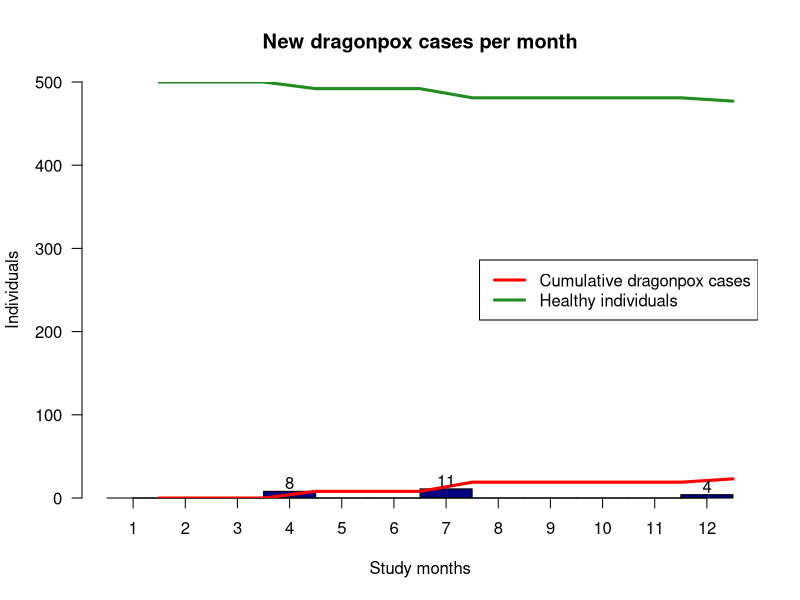
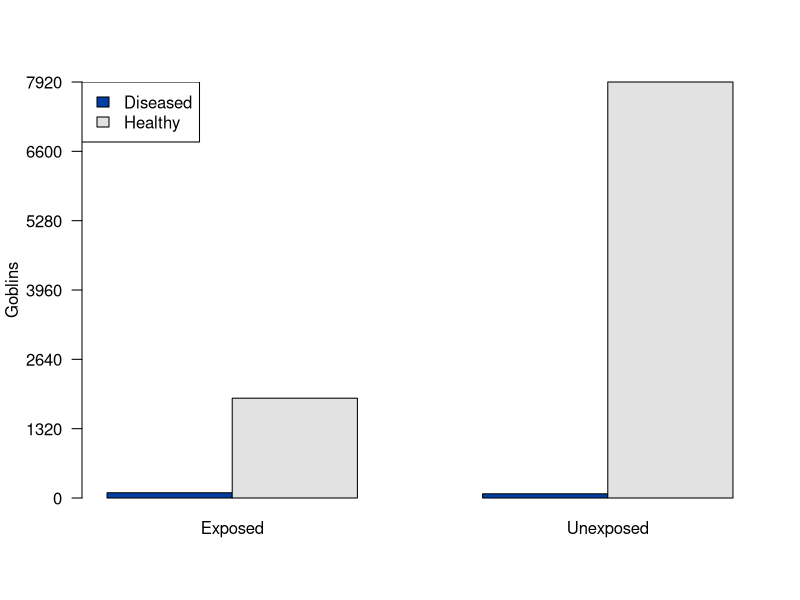
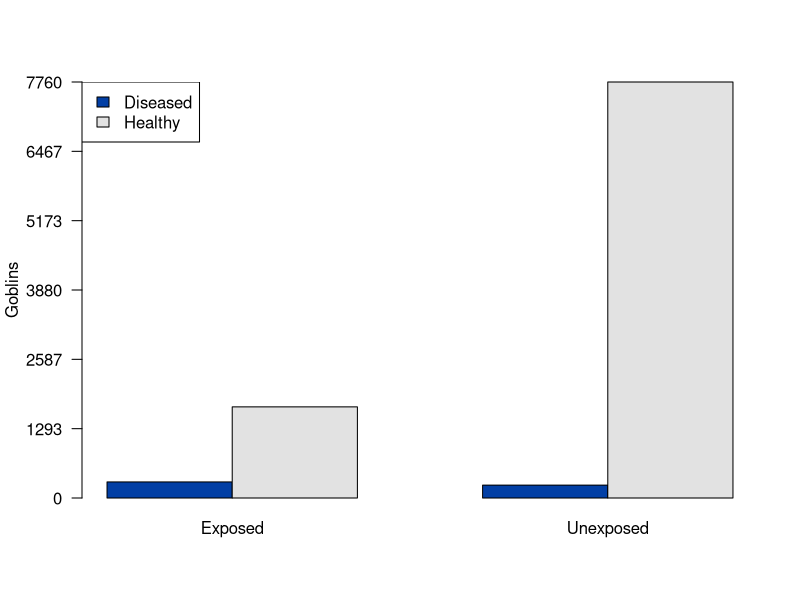

Reproduce these figures in R, in order.
# Exercise 1
# 1.1 - A follow-up study

# 1.2
PM = 8 * 3.5 + 11 * 6.5 + 4 * 11.5 + 477 * 12

# 1.3
IR = 23 / PM  # 3.91 cases per 1000 person-months

# 1.4 - 8 participants after 4 months, 11 after 7 months and 4 after 12 months

# 1.5
CuI = 23 / 500

# 1.6
# February - 0/500
# July - 8/500
# December - 19/500

# 1.7
study_months = 1:12
new_cases = c(0, 0, 0, 8, 0, 0, 11, 0, 0, 0, 0, 4)

p = barplot(new_cases,
            col="navy",
            ylab="Individuals",
            xlab="Study months",
            main="New dragonpox cases per month",
            ylim=c(0, 500),
            space=0,
            las=1)
axis(1, labels=study_months, at=study_months - 0.5)
lines(cumsum(new_cases), lwd=3, col="red")
lines(500 - cumsum(new_cases), lwd=3, col="forestgreen")

legend("right",
       c("Cumulative dragonpox cases", "Healthy individuals"),
       col=c("red", "forestgreen"),
       lwd=3)
new_cases_short = sapply(new_cases, as.character)
new_cases_short[new_cases_short == 0] <- " "
text(p, new_cases + 10, labels=new_cases_short)

# Exercise 2
# 2.1 - There is no control group. No conclusions can be drawn!

# 2.2.1
umbridgitits = matrix(c(20, 10, 5, 15), byrow=T, 2, 2)

# 2.2.2
EOR = (20*15) / (10*5)

# 2.2.3 - The odds of having umbridgitis after being to Weasleys' Wizard Wheezes are 6:1 when compared with students who have not been to Weasleys' Wizard Wheezes.

# Exercise 3
library(colorspace)
# 1.1
gob_rare = matrix(c(100, 1900, 80, 7920), byrow=T, 2, 2)
colnames(gob_rare) = c("Diseased", "Healthy")
rownames(gob_rare) = c("Exposed", "Unexposed")

gob_uncommon = matrix(c(300, 1700, 240, 7760), byrow=T, 2, 2)
colnames(gob_uncommon) = c("Diseased", "Healthy")
rownames(gob_uncommon) = c("Exposed", "Unexposed")

goblin_plot = function(g_table) {
  barplot(t(g_table), beside=T, col=sequential_hcl(2),
          ylim=c(0, max(g_table)), ylab="Goblins", axes=F)
  
  axis(2, at=round(seq(0, max(g_table), length.out=7), 0), las=1)
  
  legend("topleft" , c("Diseased", "Healthy"), fill=sequential_hcl(2))
}

goblin_plot(gob_rare)
goblin_plot(gob_uncommon)

# 1.2
Rare_RR = (100/2000)/(80/8000)
Uncommon_RR = (300/2000)/(240/8000)

# 1.3
Rare_OR = (100/1900)/(80/7920)
Uncommon_OR = (300/1700)/(240/7760)

# 1.4 - When the diseases is rarer, the OR approaches the RR